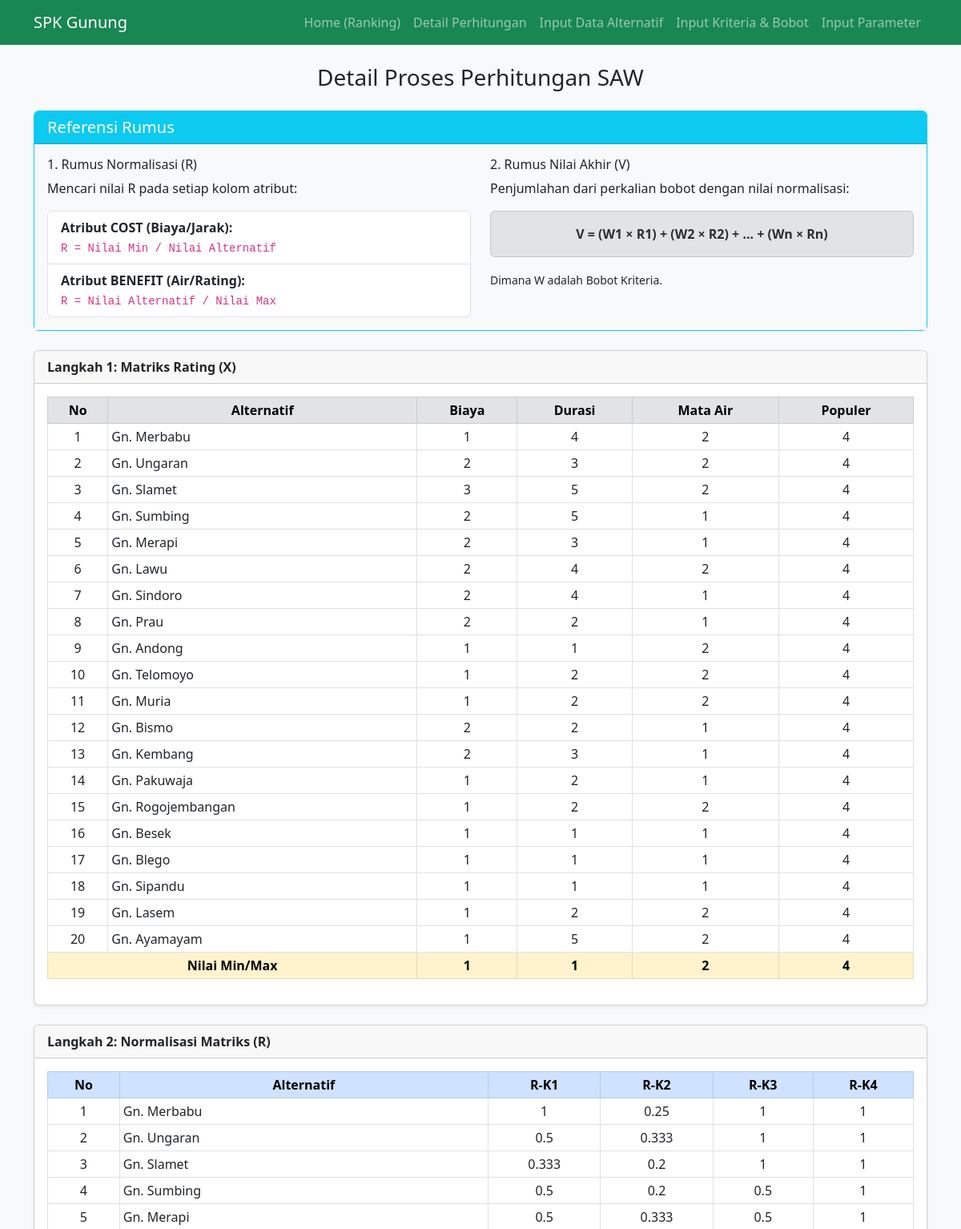
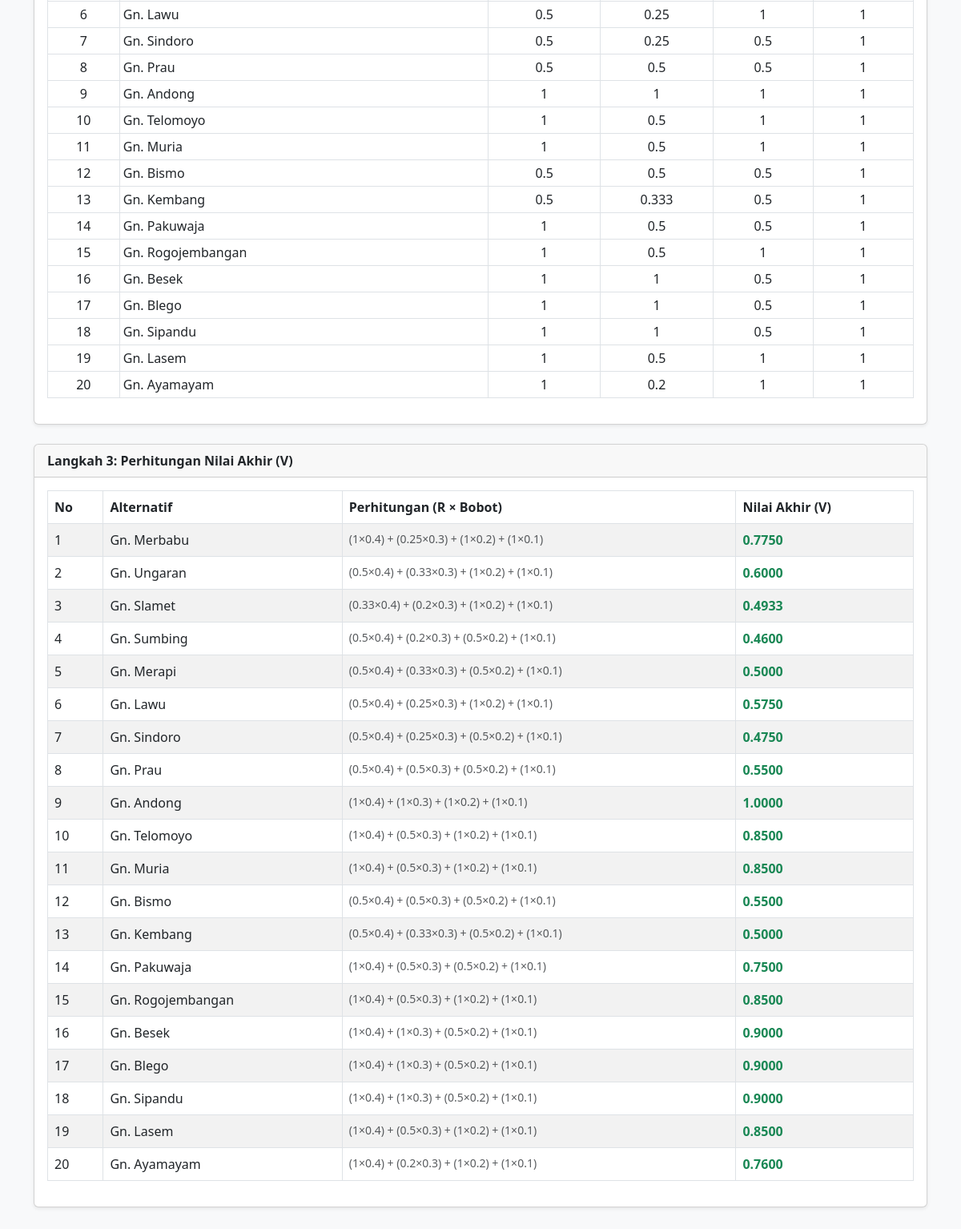
Page /perhitungan.php on the committed database (2 pictures, top to bottom).
### tables this page shows
CREATE TABLE `tb_kriteria` (
  `id_kriteria` int(11) NOT NULL,
  `kode_kriteria` varchar(5) DEFAULT NULL,
  `nama_kriteria` varchar(50) DEFAULT NULL,
  `atribut` enum('cost','benefit') DEFAULT NULL,
  `bobot` float DEFAULT NULL
);

CREATE TABLE `tb_alternatif` (
  `id_alternatif` int(11) NOT NULL,
  `nama_alternatif` varchar(100) DEFAULT NULL,
  `k1_val` double DEFAULT NULL,
  `k2_val` double DEFAULT NULL,
  `k3_val` varchar(20) DEFAULT NULL,
  `k4_val` double DEFAULT NULL
);

### proses_saw.php (called while the page is built, shortened)
<?php
include 'koneksi.php';
function getNilaiBobot($conn, $id_kriteria, $nilai_asli) {
    if(!is_numeric($nilai_asli)) {
        if($nilai_asli == "Ada") return 2;
        return 1;
    }
    $q = mysqli_query($conn, "SELECT nilai FROM tb_parameter WHERE id_kriteria='$id_kriteria' AND $nilai_asli >= min_value AND $nilai_asli <= max_value");
    $res = mysqli_fetch_assoc($q);
    return $res ? $res['nilai'] : 1;
}
$kriteria = [];
$q_krit = mysqli_query($conn, "SELECT * FROM tb_kriteria");
while($row = mysqli_fetch_assoc($q_krit)) {
    $kriteria[$row['id_kriteria']] = $row;
}
$alternatif = [];
$q_alt = mysqli_query($conn, "SELECT * FROM tb_alternatif");
while($row = mysqli_fetch_assoc($q_alt)) {
    foreach($kriteria as $id => $k) {
        $val = $row['k'.$id.'_val'];
        $row['C'.$id] = getNilaiBobot($conn, $id, $val);
    }
    $alternatif[] = $row;
}
$min_max = [];
foreach($kriteria as $id => $k) {
    $col = array_column($alternatif, 'C'.$id);
    if($k['atribut'] == 'cost') {
        $min_max[$id] = min($col);
    } else {
        $min_max[$id] = max($col);
    }
}
foreach($alternatif as $key => $val) {
    $nilai_akhir = 0;
    foreach($kriteria as $id => $k) {
        if($k['atribut'] == 'cost') {
            $r = $min_max[$id] / $val['C'.$id];
        } else {
            $r = $val['C'.$id] / $min_max[$id];
        }
        $alternatif[$key]['R'.$id] = $r;
        $nilai_akhir += $r * $k['bobot'];
    }
    $alternatif[$key]['nilai_akhir'] = $nilai_akhir;
}
?>

### perhitungan.php (the view)
<?php
include 'proses_saw.php';
include 'header.php';
?>
<div class="container mb-5">
    <h3 class="mb-4 text-center">Detail Proses Perhitungan SAW</h3>
    <div class="card mb-4 border-info">
        <div class="card-header bg-info text-white">
            <h5 class="mb-0">Referensi Rumus</h5>
        </div>
        <div class="card-body bg-light">
            <div class="row">
                <div class="col-md-6">
                    <h6>1. Rumus Normalisasi (R)</h6>
                    <p>Mencari nilai R pada setiap kolom atribut:</p>
                    <ul class="list-group">
                        <li class="list-group-item">
                            <strong>Atribut COST (Biaya/Jarak):</strong><br>
                            <code>R = Nilai Min / Nilai Alternatif</code>
                        </li>
                        <li class="list-group-item">
                            <strong>Atribut BENEFIT (Air/Rating):</strong><br>
                            <code>R = Nilai Alternatif / Nilai Max</code>
                        </li>
                    </ul>
                </div>
                <div class="col-md-6">
                    <h6>2. Rumus Nilai Akhir (V)</h6>
                    <p>Penjumlahan dari perkalian bobot dengan nilai normalisasi:</p>
                    <div class="alert alert-secondary text-center">
                        <strong>V = (W1 × R1) + (W2 × R2) + ... + (Wn × Rn)</strong>
                    </div>
                    <small>Dimana W adalah Bobot Kriteria.</small>
                </div>
            </div>
        </div>
    </div>
    <div class="card mb-4 shadow-sm">
        <div class="card-header">
            <strong>Langkah 1: Matriks Rating (X)</strong>
        </div>
        <div class="card-body">
            <table class="table table-bordered table-sm text-center">
                <thead class="table-secondary">
                    <tr>
                        <th rowspan="2" class="align-middle">No</th>
                        <th rowspan="2" class="align-middle">Alternatif</th>
                        <?php foreach($kriteria as $k): ?>
                        <th><?php echo $k['nama_kriteria']; ?></th>
                        <?php endforeach; ?>
                    </tr>
                </thead>
                <tbody>
                    <?php
                    $no=1;
                    foreach($alternatif as $a):
                    ?>
                    <tr>
                        <td><?=$no++?></td>
                        <td class="text-start"><?php echo $a['nama_alternatif']; ?></td>
                        <?php foreach($kriteria as $id => $k): ?>
                        <td><?php echo $a['C'.$id]; ?></td>
                        <?php endforeach; ?>
                    </tr>
                    <?php endforeach; ?>
                    <tr class="table-warning fw-bold">
                        <td colspan="2">Nilai Min/Max</td>
                        <?php foreach($kriteria as $id => $k): ?>
                        <td><?php echo $min_max[$id]; ?></td>
                        <?php endforeach; ?>
                    </tr>
                </tbody>
            </table>
        </div>
    </div>
    <div class="card mb-4 shadow-sm">
        <div class="card-header">
            <strong>Langkah 2: Normalisasi Matriks (R)</strong>
        </div>
        <div class="card-body">
            <table class="table table-bordered table-sm text-center">
                <thead class="table-primary">
                    <tr>
                        <th>No</th>
                        <th>Alternatif</th>
                        <?php foreach($kriteria as $k): ?>
                        <th>R-<?php echo $k['kode_kriteria']; ?></th>
                        <?php endforeach; ?>
                    </tr>
                </thead>
                <tbody>
                    <?php
                    $no=1;
                    foreach($alternatif as $a):
                    ?>
                    <tr>
                        <td><?=$no++?></td>
                        <td class="text-start"><?php echo $a['nama_alternatif']; ?></td>
                        <?php foreach($kriteria as $id => $k): ?>
                        <td><?php echo round($a['R'.$id], 3); ?></td>
                        <?php endforeach; ?>
                    </tr>
                    <?php endforeach; ?>
                </tbody>
            </table>
        </div>
    </div>
    <div class="card shadow-sm">
        <div class="card-header">
            <strong>Langkah 3: Perhitungan Nilai Akhir (V)</strong>
        </div>
        <div class="card-body">
            <table class="table table-bordered table-striped">
                <thead>
                    <tr>
                        <th>No</th>
                        <th>Alternatif</th>
                        <th>Perhitungan (R × Bobot)</th>
                        <th>Nilai Akhir (V)</th>
                    </tr>
                </thead>
                <tbody>
                    <?php
                    $no = 1;
                    foreach($alternatif as $d):
                    ?>
                    <tr>
                        <td><?=$no++?></td>
                        <td><?php echo $d['nama_alternatif']; ?></td>
                        <td class="small text-muted">
                            <?php
                            $rumus_text = [];
                            foreach($kriteria as $id => $k) {
                                $rumus_text[] = "(" . round($d['R'.$id],2) . "×" . $k['bobot'] . ")";
                            }
                            echo implode(" + ", $rumus_text);
                            ?>
                        </td>
                        <td class="fw-bold text-success"><?php echo number_format($d['nilai_akhir'], 4); ?></td>
                    </tr>
                    <?php endforeach; ?>
                </tbody>
            </table>
        </div>
    </div>
</div>
</body>
</html>

### rows in the picture
tb_kriteria: nama_kriteria "Biaya", C "2", C "1", id "1", kode_kriteria "K1", R "0.5", R "0.333", R "1"
tb_kriteria: nama_kriteria "Durasi", C "4", C "3", C "5", C "2", id "1", kode_kriteria "K2", R "0.25", R "0.333", R "0.2", R "0.5"
tb_kriteria: nama_kriteria "Mata Air", C "2", C "1", id "2", kode_kriteria "K3", R "1", R "0.5"
tb_kriteria: nama_kriteria "Populer", C "4", id "4", kode_kriteria "K4", R "1"
tb_alternatif: nama_alternatif "Gn. Merbabu", id_alternatif "1", nama_alternatif "Gn. Andong", rumus_text "(1×0.4) + (0.25×0.3) + (1×0.2) + (1×0.1)", nilai_akhir "0.7750", rumus_text "(1×0.4) + (1×0.3) + (1×0.2) + (1×0.1)", id_alternatif "1.0000"
tb_alternatif: nama_alternatif "Gn. Ungaran", id_alternatif "2", k2_val "4", rumus_text "(0.5×0.4) + (0.33×0.3) + (1×0.2) + (1×0.1)", nilai_akhir "0.6000"
tb_alternatif: nama_alternatif "Gn. Slamet", id_alternatif "3", rumus_text "(0.33×0.4) + (0.2×0.3) + (1×0.2) + (1×0.1)", nilai_akhir "0.4933"
tb_alternatif: nama_alternatif "Gn. Sumbing", id_alternatif "4", rumus_text "(0.5×0.4) + (0.2×0.3) + (0.5×0.2) + (1×0.1)", nilai_akhir "0.4600"
tb_alternatif: nama_alternatif "Gn. Merapi", rumus_text "(0.5×0.4) + (0.33×0.3) + (0.5×0.2) + (1×0.1)", nilai_akhir "0.5000"
tb_alternatif: nama_alternatif "Gn. Lawu", rumus_text "(0.5×0.4) + (0.25×0.3) + (1×0.2) + (1×0.1)", nilai_akhir "0.5750"
tb_alternatif: nama_alternatif "Gn. Sindoro", rumus_text "(0.5×0.4) + (0.25×0.3) + (0.5×0.2) + (1×0.1)", nilai_akhir "0.4750"
tb_alternatif: nama_alternatif "Gn. Prau", rumus_text "(0.5×0.4) + (0.5×0.3) + (0.5×0.2) + (1×0.1)", nilai_akhir "0.5500"
tb_alternatif: nama_alternatif "Gn. Telomoyo", k2_val "2", rumus_text "(1×0.4) + (0.5×0.3) + (1×0.2) + (1×0.1)", nilai_akhir "0.8500"
tb_alternatif: nama_alternatif "Gn. Muria", rumus_text "(1×0.4) + (0.5×0.3) + (1×0.2) + (1×0.1)", nilai_akhir "0.8500"
tb_alternatif: nama_alternatif "Gn. Bismo", rumus_text "(0.5×0.4) + (0.5×0.3) + (0.5×0.2) + (1×0.1)", nilai_akhir "0.5500"
tb_alternatif: nama_alternatif "Gn. Kembang", rumus_text "(0.5×0.4) + (0.33×0.3) + (0.5×0.2) + (1×0.1)", nilai_akhir "0.5000"
tb_alternatif: nama_alternatif "Gn. Pakuwaja", k2_val "2", rumus_text "(1×0.4) + (0.5×0.3) + (0.5×0.2) + (1×0.1)", nilai_akhir "0.7500"
tb_alternatif: nama_alternatif "Gn. Rogojembangan", rumus_text "(1×0.4) + (0.5×0.3) + (1×0.2) + (1×0.1)", nilai_akhir "0.8500"
tb_alternatif: nama_alternatif "Gn. Besek", k2_val "1", rumus_text "(1×0.4) + (1×0.3) + (0.5×0.2) + (1×0.1)", nilai_akhir "0.9000"
tb_alternatif: nama_alternatif "Gn. Blego", k2_val "1", rumus_text "(1×0.4) + (1×0.3) + (0.5×0.2) + (1×0.1)", nilai_akhir "0.9000"
tb_alternatif: nama_alternatif "Gn. Sipandu", k2_val "1", rumus_text "(1×0.4) + (1×0.3) + (0.5×0.2) + (1×0.1)", nilai_akhir "0.9000"
tb_alternatif: nama_alternatif "Gn. Lasem", rumus_text "(1×0.4) + (0.5×0.3) + (1×0.2) + (1×0.1)", nilai_akhir "0.8500"
tb_alternatif: nama_alternatif "Gn. Ayamayam", rumus_text "(1×0.4) + (0.2×0.3) + (1×0.2) + (1×0.1)", nilai_akhir "0.7600"
